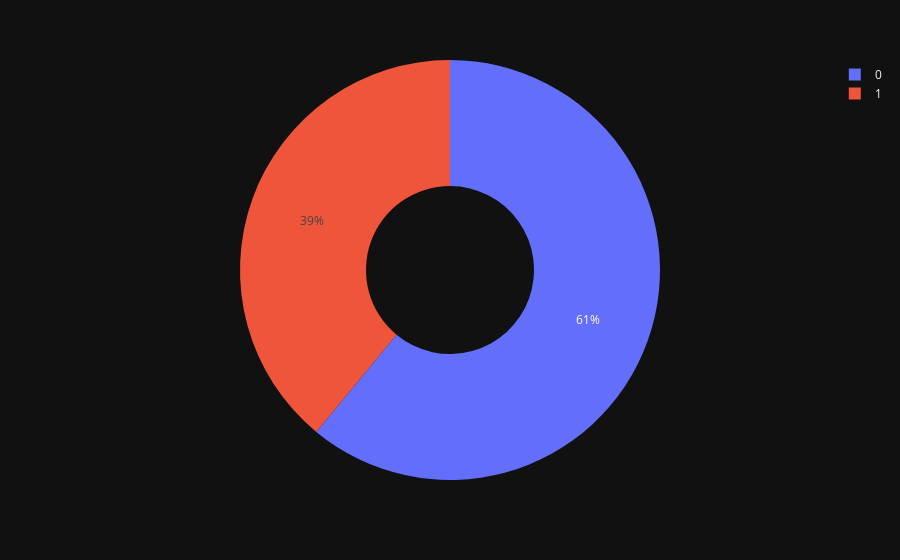

Notebook cell for this chart:
### Code cell
fig = px.pie(df,names = "Potability" , hole = 0.4,template="plotly_dark")
fig.show()

### Figure 1 — Plotly figure (JSON) as saved in the notebook; plotly's stock layout.template omitted (floating-point values rounded to 4 significant figures; data arrays with more than 128 entries replaced by an {"elided": "..."} marker saying what was removed)
{"data": [{"domain": {"x": [0, 1], "y": [0, 1]}, "hole": 0.4, "hovertemplate": "Potability=%{label}<extra></extra>", "labels": {"elided": "3276 int values"}, "legendgroup": "", "name": "", "showlegend": true, "type": "pie"}], "layout": {"autosize": true, "legend": {"tracegroupgap": 0}, "margin": {"t": 60}}}
